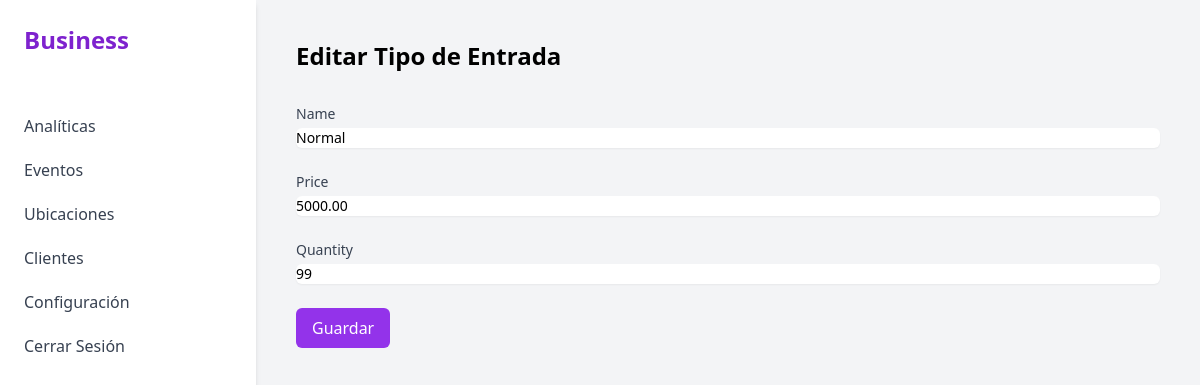
The app's page /events/ticket-types/1/update/ (signed in) with its own data.
### events/models.py (models this page shows, shortened)
class TicketType(models.Model):
    name = models.CharField(max_length=100)
    price = models.DecimalField(max_digits=10, decimal_places=2)
    quantity = models.PositiveIntegerField()
    event = models.ForeignKey(Event, on_delete=models.CASCADE)
    event: "Event"

### events/views.py (the view, shortened to what this page needs)
# urls.py: path('ticket-types/<int:pk>/update/', TicketTypeUpdateView.as_view(), name='ticket-type-update'),
class TicketTypeUpdateView(LoginRequiredMixin, OrganizerRequiredMixin, UpdateView):
    model = TicketType
    form_class = TicketTypeForm
    template_name = 'events/ticket_type_form.html'

### events/forms.py
class TicketTypeForm(forms.ModelForm):
    class Meta:
        model = TicketType
        fields = ['name', 'price', 'quantity']

### core/templatetags/form_filters.py (called while the page is built)
@register.filter(name='add_class')
def add_class(value, arg):
    return value.as_widget(attrs={'class': arg})

### events/views.py (called while the page is built)
    def test_func(self):
        return self.request.user.userprofile.role == 'organizer'

### templates/events/ticket_type_form.html (shortened to what this page needs)
{% extends 'base.html' %}
{% load form_filters %}
{% block content %}
<h1 class="text-2xl font-bold">{% if form.instance.pk %}Editar Tipo de Entrada{% else %}Crear Tipo de Entrada{% endif %}</h1>
<form method="post" class="mt-8 space-y-6">
    {% for field in form %}
        <div class="form-group">
            <label for="{{ field.id_for_label }}" class="block text-sm font-medium text-gray-700">{{ field.label }}</label>
            {{ field|add_class:"mt-1 block w-full rounded-md border-gray-300 shadow-sm focus:border-purple-500 focus:ring-purple-500 sm:text-sm" }}
        </div>
    {% endfor %}
    <div>
        <button type="submit" class="px-4 py-2 font-medium text-white bg-purple-600 rounded-md hover:bg-purple-700">Guardar</button>
    </div>
</form>
{% endblock %}

### records on screen
TicketType: form "Normal" "5000.00" "99"

### other values on screen
{{ field.label }} "Name" "Price" "Quantity"
